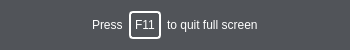
<?xml version="1.0" encoding="UTF-8"?>
<ui version="4.0">
 <class>FullscnHint</class>
 <widget class="QFrame" name="FullscnHint">
  <property name="geometry">
   <rect>
    <x>0</x>
    <y>0</y>
    <width>350</width>
    <height>50</height>
   </rect>
  </property>
  <property name="windowTitle">
   <string>Frame</string>
  </property>
  <property name="styleSheet">
   <string notr="true">QFrame#FullscnHint{
border-radius:12px;
background-color: #515459;
}

</string>
  </property>
  <layout class="QHBoxLayout" name="horizontalLayout">
   <item>
    <spacer name="horizontalSpacer">
     <property name="orientation">
      <enum>Qt::Horizontal</enum>
     </property>
     <property name="sizeHint" stdset="0">
      <size>
       <width>61</width>
       <height>20</height>
      </size>
     </property>
    </spacer>
   </item>
   <item>
    <widget class="QLabel" name="label_2">
     <property name="styleSheet">
      <string notr="true">color:white;</string>
     </property>
     <property name="text">
      <string>Press</string>
     </property>
    </widget>
   </item>
   <item>
    <widget class="QLabel" name="labelKeyStr">
     <property name="styleSheet">
      <string notr="true">border:2px solid white;
border-radius:4px;
padding:4px;
color:white;</string>
     </property>
     <property name="text">
      <string notr="true">F11</string>
     </property>
     <property name="alignment">
      <set>Qt::AlignCenter</set>
     </property>
    </widget>
   </item>
   <item>
    <widget class="QLabel" name="label_3">
     <property name="styleSheet">
      <string notr="true">color:white;</string>
     </property>
     <property name="text">
      <string>to quit full screen</string>
     </property>
    </widget>
   </item>
   <item>
    <spacer name="horizontalSpacer_2">
     <property name="orientation">
      <enum>Qt::Horizontal</enum>
     </property>
     <property name="sizeHint" stdset="0">
      <size>
       <width>61</width>
       <height>20</height>
      </size>
     </property>
    </spacer>
   </item>
  </layout>
 </widget>
 <resources/>
 <connections/>
</ui>
